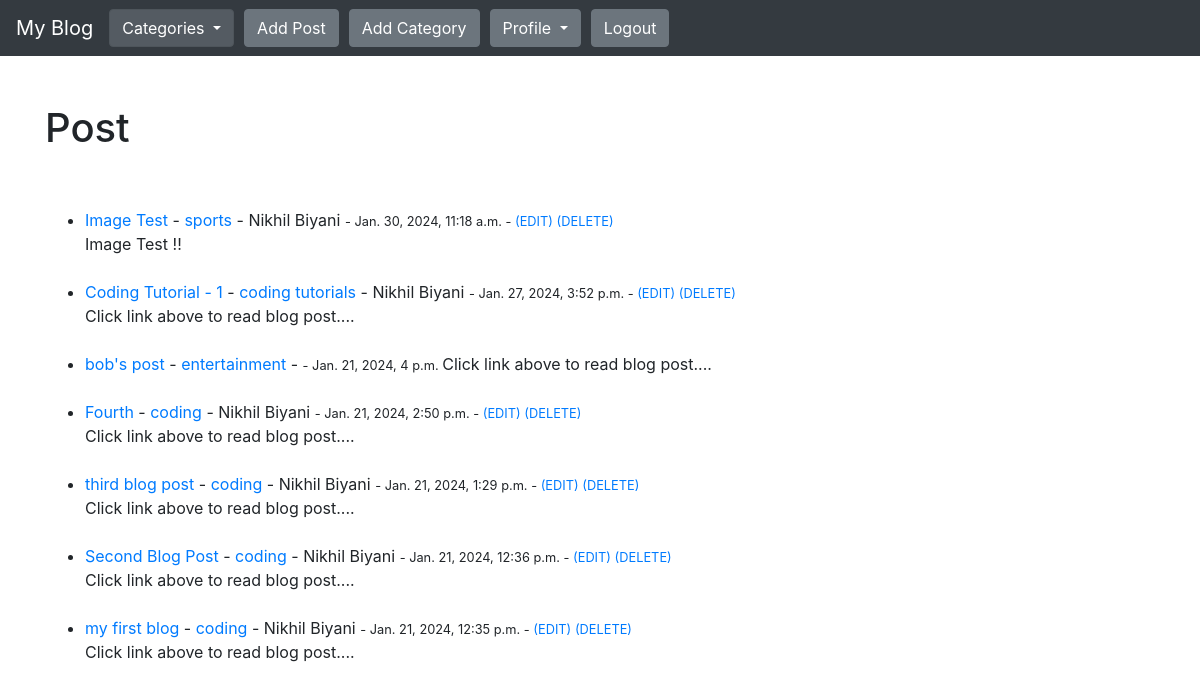
The app's page / (signed in), older data.
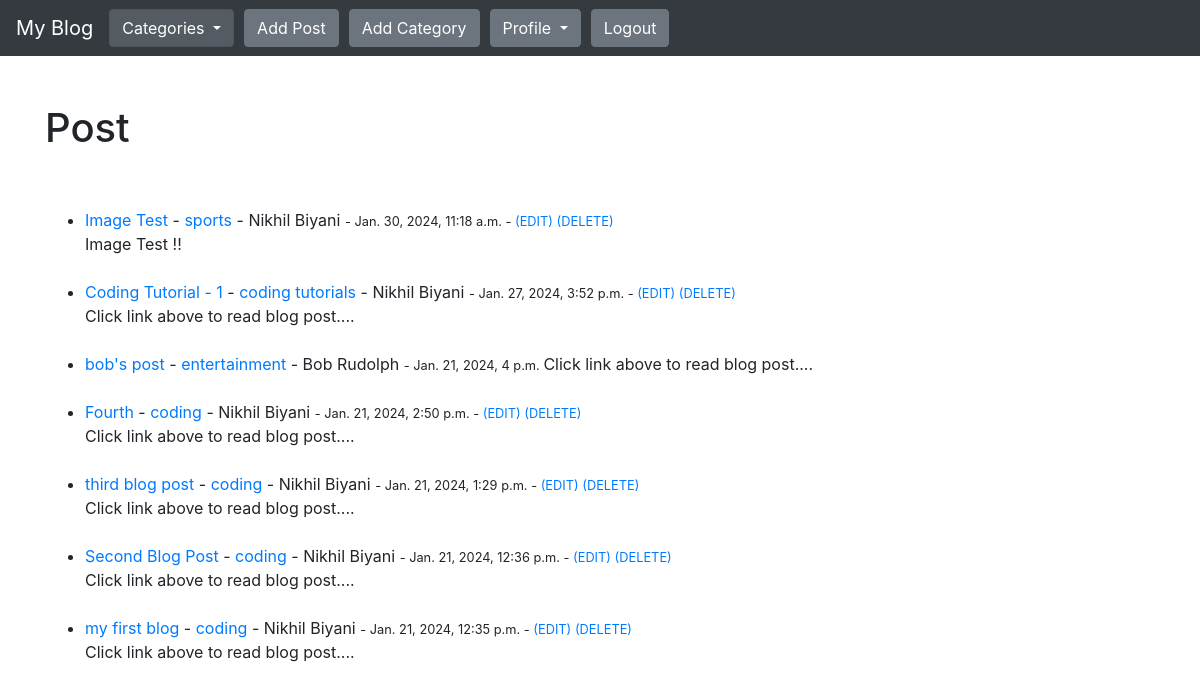
The same page, newer data.
### theblog/models.py (models this page shows, shortened)
class Post(models.Model):
    title = models.CharField(max_length=255)
    header_image = models.ImageField(null=True, blank=True, upload_to='images/')
    title_tag = models.CharField(max_length=255)
    author = models.ForeignKey(User, on_delete=models.CASCADE)
    body = RichTextField(blank=True, null=True)
    posted_date = models.DateTimeField(auto_now_add=True)
    update_date = models.DateTimeField(auto_now=True)
    category = models.CharField(max_length=255, default="coding")
    snippet = models.CharField(max_length=255)
    likes = models.ManyToManyField(User, related_name='blog_posts')

### theblog/views.py (the view)
# urls.py: path('', HomeView.as_view(), name="home"),
class HomeView(ListView):
    model = Post
    template_name = 'home.html'
    ordering = ['-posted_date']
    def get_context_data(self, *args, **kwargs):
        cat_menu = Category.objects.all()
        context = super(HomeView, self).get_context_data(*args, **kwargs)
        context["cat_menu"] = cat_menu
        return context

### theblog/models.py (called while the page is built)
    def __str__(self):
        return self.name

### theblog/templates/home.html
{% extends 'base.html' %}
{% block content %}
    <br/><br/>
    <h1>Post</h1>
    <br/><br/>
    <ul>
        {% for post in object_list %}
            <li>
                <a href="{% url 'article-detail' post.pk %}">{{post.title}}</a>
                - <a href="{% url 'category' post.category|slugify %}">{{post.category}}</a> -
                {{post.author.first_name}} {{post.author.last_name}}
                <small> - {{post.posted_date}} </small>
                {% if user.is_authenticated %}
                    {% if user.id == post.author.id %}
                        <small> - <a href="{% url 'update_post' post.pk %}">(EDIT)</a>
                                  <a href="{% url 'delete_post' post.pk %}">(DELETE)</a>
                        </small> <br/>
                    {% endif %}
                {% endif %}
                {{post.snippet}}
                <br/><br/>
            </li>
        {% endfor %}
    </ul>
{% endblock %}

Row changes from the older to the newer data that the page shows:
changed through a linked row, Post "bob's post": author.first_name (not shown) → "Bob"; author.last_name (not shown) → "Rudolph"
